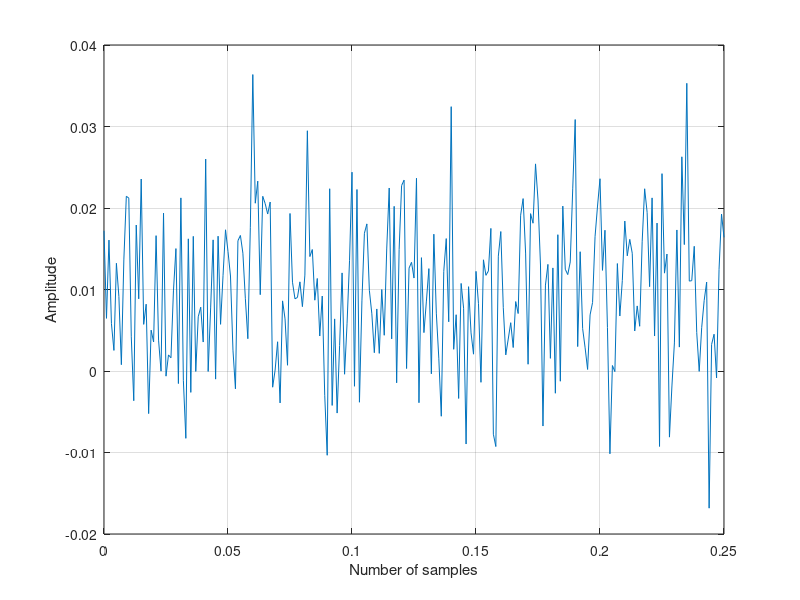

This chart was generated by the following MATLAB code: (Note: this script raises an error after producing the figure.)


%% Generate a sample random signal X
fs = 1000;            % Sampling frequency 
Ts = 1 / fs;          % Period
t  = 0 : Ts : 0.25; 
X  = 0.01 * (cos(2 * pi * fs * t) + randn(1, length(t)));

% Plot sample signal
plot(t,X);  grid on
xlabel('Number of samples');
ylabel('Amplitude');
fs = 1000;            % Sampling frequency 
Ts = 1 / fs;          % Period
t  = 0 : Ts : 0.25; 
X  = 0.01 * (cos(2 * pi * fs * t) + randn(1, length(t)));

% Enhanced Mean Absolute Value
f1 = jfemg('emav', X); 
% Average Amplitude Change
f2 = jfemg('aac', X); 
% Waveform Length
f3 = jfemg('wl', X); 
% Maximum Fractal Length 
f4 = jfemg('mfl', X); 
% Root Mean Square
f5 = jfemg('rms', X); 

% Feature vector
feat = [f1, f2, f3, f4, f5];


